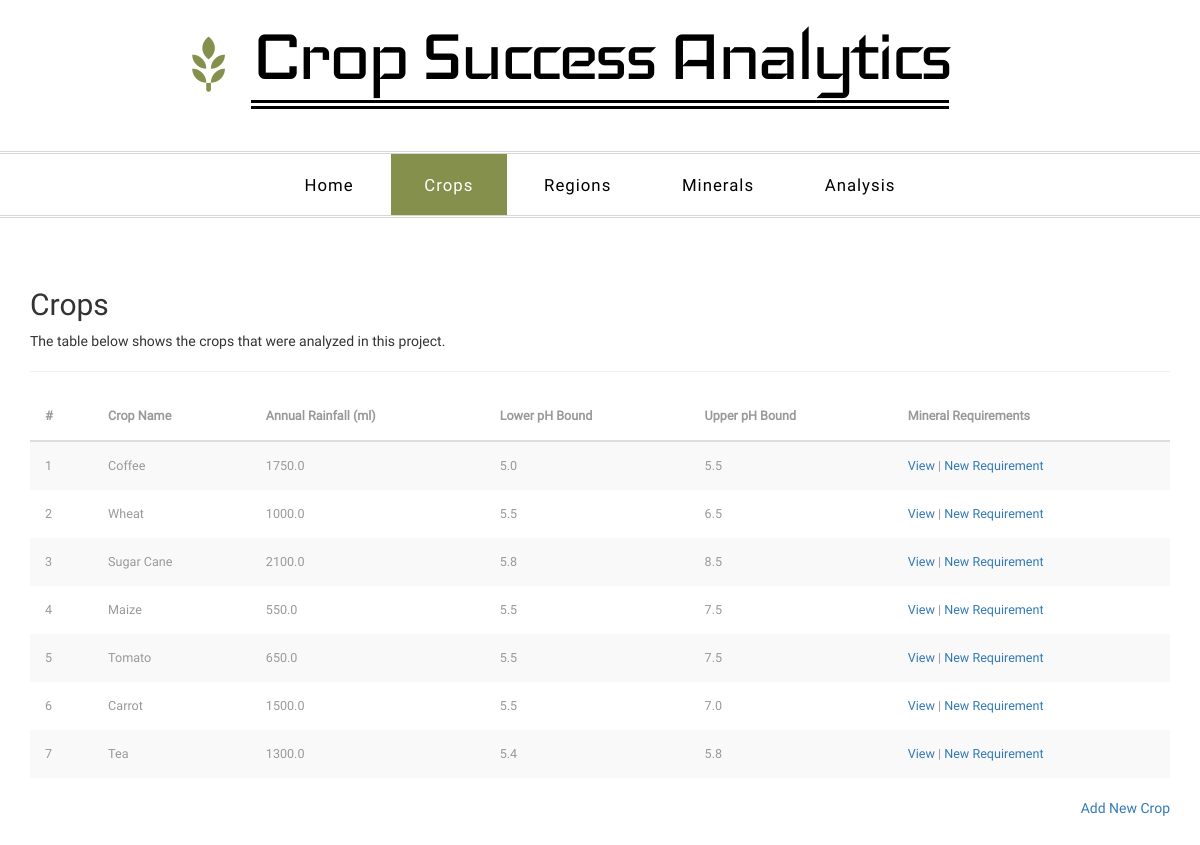
Screenshot of /crops/crops/table/ with the database file from the repository.
### crops/models.py (models this page shows, shortened)
class Crop(models.Model):
    name = models.CharField(max_length=200)
    rainfall = models.FloatField(verbose_name="Annual Rainfall Requirement (ml)")
    ph_low = models.FloatField(verbose_name="Lower pH Bound")
    ph_high = models.FloatField(verbose_name="Higher pH Bound")

### crops/views.py (the view)
def crops_table(request):
    batch = {
        "crops": Crop.objects.all(),
        "active_menu": "crops"
    }
    return render_to_response('crops-table.html', batch, context_instance=RequestContext(request))

### templates/crops-table.html (shortened to what this page needs)
<!DOCTYPE html>
<html>
<head>
<link href="/static/css/bootstrap.css" type="text/css" rel="stylesheet" media="all">
<link href="/static/css/style.css" type="text/css" rel="stylesheet" media="all">
</head>
<body>
	<div class="logo">
		<div class="container">
			<div class="logo-info">
				<a href="">
					<h1>Crop Success Analytics</h1>
					<span class="glyphicon glyphicon-grain" aria-hidden="true"></span>
				</a>
			</div>
		</div>
	</div>
	<div class="top-nav">
		{% include 'navigation.html' %}
	</div>
	<div class="typo">
		<div class="container">
			<h2 class="typoh2">Crops</h2>
			<p>The table below shows the crops that were analyzed in this project.</p>
			<hr class="bs-docs-separator">
			<div class="bs-docs-example">
				<table class="table table-striped table-hover">
					<thead>
						<tr>
							<th>#</th>
							<th>Crop Name</th>
							<th>Annual Rainfall (ml)</th>
							<th>Lower pH Bound</th>
							<th>Upper pH Bound</th>
							<th>Mineral Requirements</th>
						</tr>
					</thead>
					<tbody>
						{% for crop in crops %}
						<tr>
							<td>{{forloop.counter}}</td>
							<td>{{crop.name}}</td>
							<td>{{crop.rainfall}}</td>
							<td>{{crop.ph_low}}</td>
							<td>{{crop.ph_high}}</td>
							<td><a href="#" data-toggle="modal" data-target="#{{crop.pk}}">View</a> | <a href="{% url 'add-crop-mineral' %}">New Requirement</a></td>
						</tr>
						{% endfor %}
					</tbody>
				</table>
				<a href="{% url 'add-crop' %}" class="pull-right">Add New Crop</a>
			</div>
		</div>
	</div>
</body>
</html>

### templates/navigation.html (shortened to what this page needs)
<nav class="navbar navbar-default">
  <div class="collapse navbar-collapse" id="bs-example-navbar-collapse-1">
    <ul class="nav navbar-nav">
      <li class="hvr-bounce-to-bottom {% ifequal active_menu 'index' %} active {% endifequal %}"><a href="{% url 'index' %}">Home</a></li>
      <li class="hvr-bounce-to-bottom {% ifequal active_menu 'crops' %} active {% endifequal %}"><a href="{% url 'crops-table' %}">Crops</a></li>
      <li class="hvr-bounce-to-bottom {% ifequal active_menu 'regions' %} active {% endifequal %}"><a href="{% url 'regions' %}">Regions</a></li>
      <li class="hvr-bounce-to-bottom {% ifequal active_menu 'minerals' %} active {% endifequal %}"><a href="{% url 'minerals' %}">Minerals</a></li>
      <li class="hvr-bounce-to-bottom {% ifequal active_menu 'analysis' %} active {% endifequal %}"><a href="{% url 'crop-select' %}">Analysis</a></li>
    </ul>
  </div>
</nav>

### static/css/style.css (style rules this page uses)
body { margin:0; font-family: 'Roboto-Regular'; }
body a { transition: 0.5s all ease; -webkit-transition: 0.5s all ease; -moz-transition: 0.5s all ease; -o-transition: 0.5s all ease; -ms-transition: 0.5s all ease; text-decoration:none; }
h1,h2,h3,h4,h5,h6 { margin:0; }
p { margin:0; }
ul,label { margin:0; padding:0; }
.logo { padding: 0.8em 0 3em; text-align: center; }
.logo a { display:inline-block; }
.logo a h1 { font-size: 6.5em; font-family: 'Iceland-Regular'; color: #000; letter-spacing: -5px; border-bottom: 9px double #000; line-height: 0.98em; }
.logo-info { position: relative; }
.logo span.glyphicon.glyphicon-grain { font-size: 4em; position: absolute; top: 26%; left: 13%; color: #84904b; }
.top-nav { border-top: 3px double #D8D7D7; border-bottom: 3px double #D8D7D7; }
ul.nav.navbar-nav { float: none; text-align: center; }
nav.navbar.navbar-default { background-color: inherit; border: none; margin: 0; }
.navbar-nav > li { float: none; display: inline-block; }
.navbar-default .navbar-nav > li > a { color: #000; text-decoration: none; letter-spacing: 1px; font-size: 1.2em; padding: 1.2em 2em; }
.hvr-bounce-to-bottom { display: inline-block; vertical-align: middle; -webkit-transform: translateZ(0); -ms-transform: translateZ(0); -o-transform: translateZ(0); -moz-transform: translateZ(0); transform: translateZ(0); box-shadow: 0 0 1px rgba(0, 0, 0, 0); -webkit-backface-visibility: hidden; backface-visibility: hidden; -moz-osx-font-smoothing: grayscale; position: relative; -webkit-transition-property: color; transition-property: color; -webkit-transition-duration: 0.5s; -moz-transition-duration: 0.5s; transition-duration: 0.5s; }
.hvr-bounce-to-bottom:before { content: ""; position: absolute; z-index: -1; top: 0; left: 0; right: 0; bottom: 0; color:#fff; background: #84904b; -webkit-transform: scaleY(0); -o-transform: scaleY(0); -moz-transform: scaleY(0); transform: scaleY(0); -webkit-transform-origin: 50% 0; -o-transform-origin: 50% 0; transform-origin: 50% 0; -webkit-transition-property: transform; -o-transition-property: transform; transition-property: transform; -webkit-transition-duration: 0.5s; transition-duration: 0.5s; -webkit-transition-timing-function: ease-out; transition-timing-function: ease-out; }
.navbar-default .navbar-nav > .active > a, .navbar-default .navbar-nav > .active > a:hover, .navbar-default .navbar-nav > .active > a:focus { color: #fff; background-color: #84904b; }
.about, .typo, .gallery,.services, .contact { padding: 5em 0; }
.bs-docs-example { margin: 1em 0; }
h2.typoh2 { margin: 0 0 10px; }

### rows the page displays
Crop: name "Coffee", rainfall "1750.0", ph_low "5.0", ph_high "5.5"
Crop: name "Wheat", rainfall "1000.0", ph_low "5.5", ph_high "6.5"
Crop: name "Sugar Cane", rainfall "2100.0", ph_low "5.8", ph_high "8.5"
Crop: name "Maize", rainfall "550.0", ph_low "5.5", ph_high "7.5"
Crop: name "Tomato", rainfall "650.0", ph_low "5.5", ph_high "7.5"
Crop: name "Carrot", rainfall "1500.0", ph_low "5.5", ph_high "7.0"
Crop: name "Tea", rainfall "1300.0", ph_low "5.4", ph_high "5.8"
